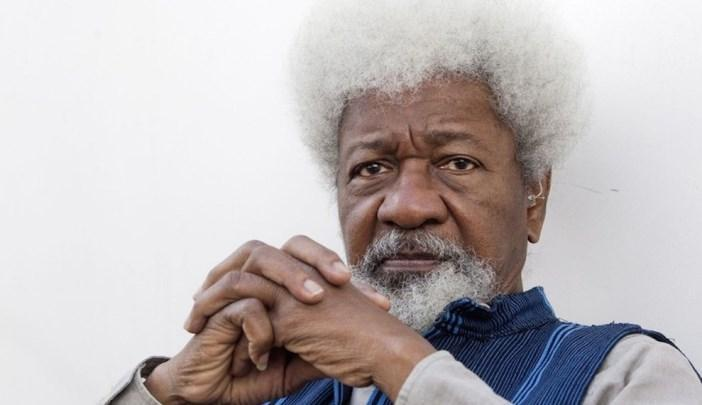
#> input picture WEEK 4/wole.jpg, 702 x 405 px
$ jupyter execute --allow-errors Week4PracticeCodes.ipynb   (older library calls are emulated)
#> lines starting #> are read from the running program, lines starting #| are printed output that depends on the picture; after the words box and inside, x2 and y2 are one past the last pixel; in counts of white or black regions, pixels touching at a corner belong together
[cell 1]
#Sobel edge detection

import cv2
import numpy as np

#Load the image
image = cv2.imread('wole.jpg',cv2.IMREAD_GRAYSCALE)
#> image: shape (405, 702); min 0, max 255, mean 185.1

#resize images
image = cv2.resize(image, (500,400))
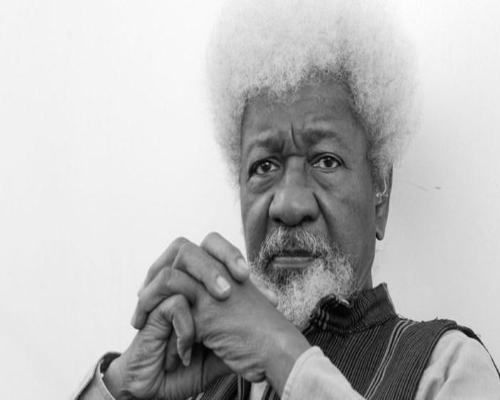
#> image: shape (400, 500); min 1, max 255, mean 185

#Apply Sobel edge detection
sobel_x = cv2.Sobel(image, cv2.CV_64F, 1, 0, ksize = 3)
sobel_y = cv2.Sobel(image, cv2.CV_64F, 0, 1, ksize = 3)
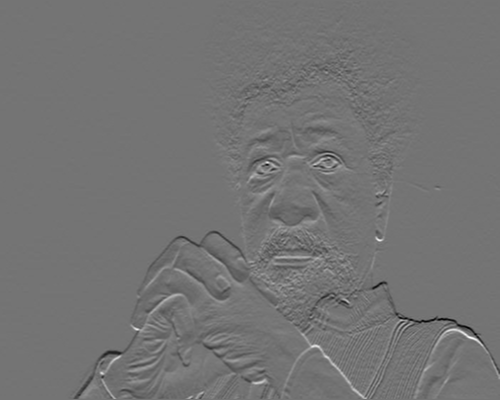
#> sobel_y: shape (400, 500) float64; min -560, max 667, mean -2.2; drawn with min black and max white

#Combine the gradient images
sobel_combined = cv2.magnitude(sobel_x,sobel_y)

#Display the original image and the sobel edges
cv2.imshow('Original',image)
cv2.imshow('Sobel Edges', np.uint8(sobel_combined))
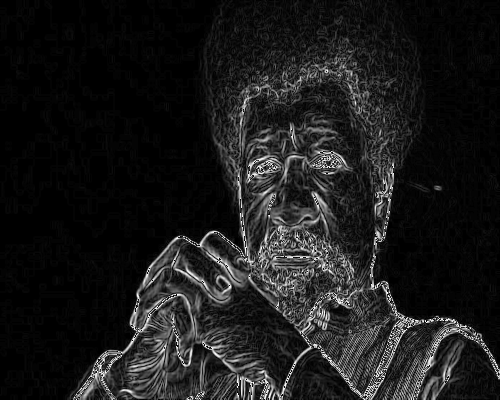
#> window 'Sobel Edges': shape (400, 500); min 0, max 255, mean 27

#Wait for a key press and close all windows
cv2.waitKey(0)
#> (the rest of this cell did not finish here and is left out)

[cell 2]
#Prewitt Edge Detection

import cv2
import numpy as np

#Load the image
image = cv2.imread('wole.jpg',cv2.IMREAD_GRAYSCALE)

#resize images
image = cv2.resize(image, (500,400))

#Define Prewitt kernels
kernel_x = np.array([[-1, -1, -1],
                     [0, 0, 0],
                     [1, 1, 1]])

kernel_y = np.array([[-1, 0 , 1],
                     [-1, 0 , 1],
                     [-1, 0 , 1]])

#Apply prewitt edge detection
prewitt_x = cv2.filter2D(image, -1, kernel_x)
prewitt_y = cv2.filter2D(image, -1, kernel_y)
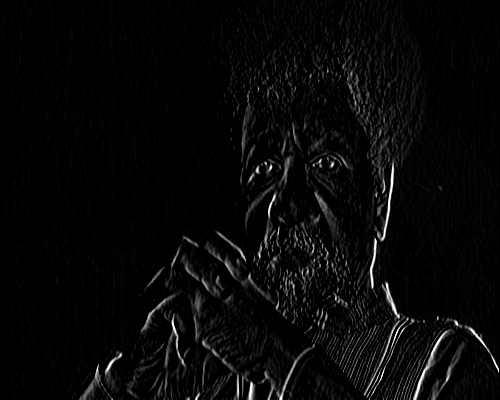
#> prewitt_y: shape (400, 500); min 0, max 255, mean 7.7

#Compute magnitude of gradients manually
prewitt_combined = np.sqrt(np.square(prewitt_x) + np.square(prewitt_y))
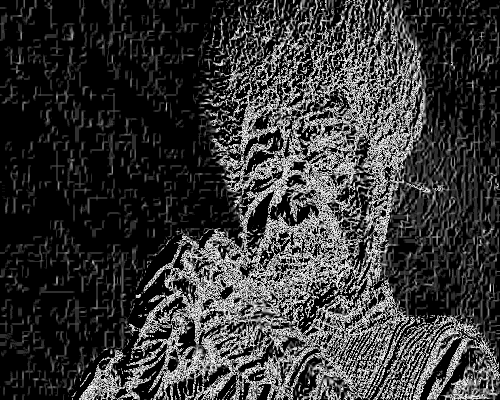
#> prewitt_combined: shape (400, 500) float16; min 0, max 15.91, mean 3.47; drawn with min black and max white

#Display the original image and the Prewitt edges
cv2.imshow('Original',image)
cv2.imshow('Prewitt Edges', np.uint8(prewitt_combined))

#Wait for a key press and close all windows
cv2.waitKey(0)
#> (the rest of this cell did not finish here and is left out)

[cell 3]
#Robert Edge Detection

import cv2
import numpy as np

#Load the image
image = cv2.imread('wole.jpg',cv2.IMREAD_GRAYSCALE)

#Perform Gaussian Blur
image = cv2.GaussianBlur(image, (5,5),0)
#> image: shape (405, 702)

#Define Robert kernels
kernel_x = np.array([[1, 0,],
                     [0, -1]])

kernel_y = np.array([[0, 1,],
                     [-1, 0]])

#Apply robert edge detection
robert_x = cv2.filter2D(image, -1, kernel_x)
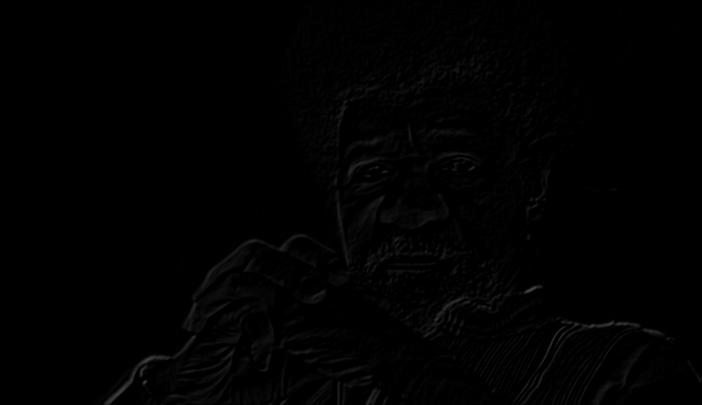
#> robert_x: shape (405, 702); min 0, max 70, mean 1.5
robert_y = cv2.filter2D(image, -1, kernel_y)

#Compute magnitude of gradients manually
robert_combined = np.sqrt(np.square(robert_x) + np.square(robert_y))
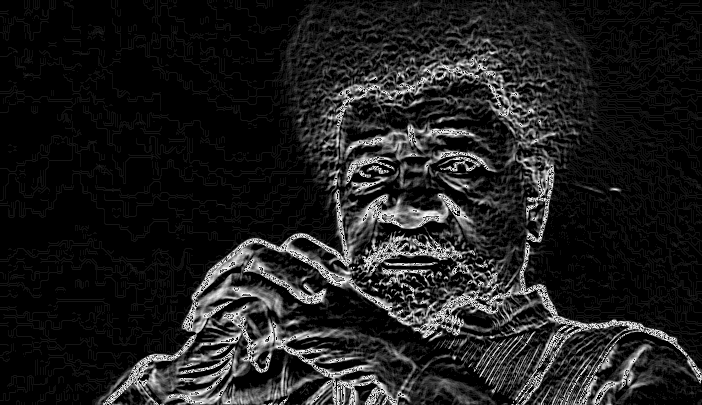
#> robert_combined: shape (405, 702) float16; min 0, max 15.91, mean 1.94; drawn with min black and max white

#Display the original image and the Robert edges
cv2.imshow('Original',image)
cv2.imshow('Robert Edges', np.uint8(robert_combined))

#Wait for a key press and close all windows
cv2.waitKey(0)
#> (the rest of this cell did not finish here and is left out)

[cell 4]
#Laplacian Edge Detection

import cv2

#Load the image
image = cv2.imread('wole.jpg',cv2.IMREAD_GRAYSCALE)

#resize images
image = cv2.resize(image, (400,400))
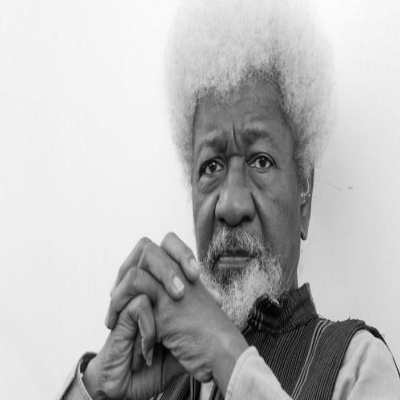
#> image: shape (400, 400); min 1, max 255, mean 185

#Perform Gaussian Blur
#image = cv2.GaussianBlur(image, (5,5),0)

#Apply Laplacian edge detection
laplacian = cv2.Laplacian(image,cv2.CV_64F)
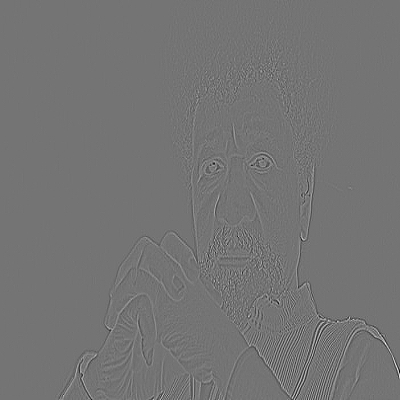
#> laplacian: shape (400, 400) float64; min -249, max 296, mean 0; drawn with min black and max white

#Convert the output to an 8-bit image
laplacian = cv2.convertScaleAbs(laplacian)

#Display the original image and the Prewitt edges
cv2.imshow('Original',image)
cv2.imshow('Laplacian Edges', laplacian)

#Wait for a key press and close all windows
cv2.waitKey(0)
#> (the rest of this cell did not finish here and is left out)

[cell 5]
#Canny Edge Detection

import cv2

#Load the image
image = cv2.imread('wole.jpg',cv2.IMREAD_GRAYSCALE)

#resize images
image = cv2.resize(image, (400,400))

#Perform Canny edge detection
edges = cv2.Canny(image,100,200) #Adjust the threshold values as needed
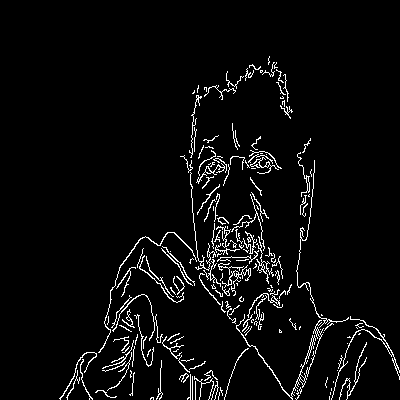
#> edges: shape (400, 400); 4.3% white in thin lines or dots, all inside (x1, y1, x2, y2) = (59, 56, 400, 400)

#Display the original image and the detected edges
cv2.imshow('Original',image)
cv2.imshow('Edges', edges)

#Wait for a key press and close all windows
cv2.waitKey(0)
#> (the rest of this cell did not finish here and is left out)
